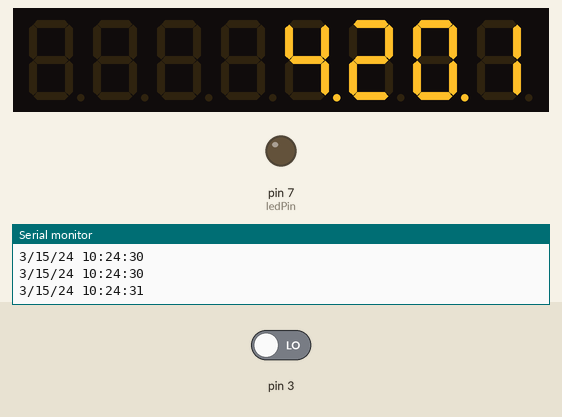
Simulated run of this sketch. Board: Arduino Uno, built with avr-gcc and run on an emulated ATmega328P. Shown: 8-digit seven-segment display, output pins drawn as LEDs (lit = HIGH), the last lines printed to the serial monitor. Wiring (inferred from the names in the program): DS1307 clock at I2C address 0x68. The test bench sets the inputs (shaded band); at power-on: pin 3 LOW. The local clock reads 2024-03-15 10:24:30 at power-on unless the sketch sets it. At 1.3 s the program stops and its outputs stay as they are.

Above: at 1.2 s.
1.3 s: pin 3 driven HIGH
At 2.5 s:
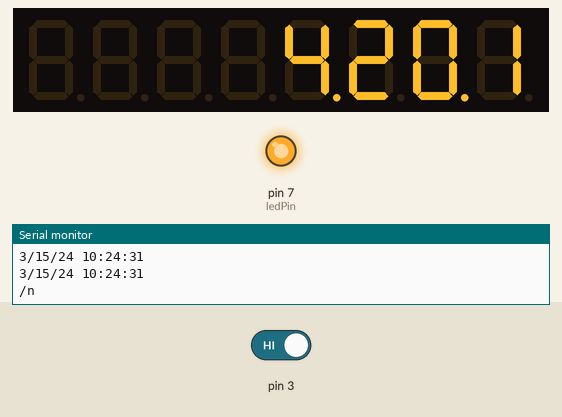
Timing chart, 0 to 2.8 s (numbered marks = the images above; inputs shaded):
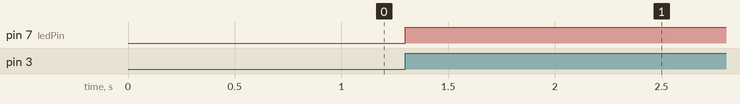

Measured:
- after the input at 1.3 s, pin 7 (ledPin): LOW → HIGH at once

The sketch:

SettingClock.ino
```cpp
/* Downloaded from http://projectsfromtech.blogspot.com/
*Connect SCL, SDA, Vcc, and GND
*Set date in function below.
*Upload and enjoy!
*/


//Arduino 1.0+ Only
#include "LedControl.h"
#include "Wire.h"

#define DS1307_ADDRESS 0x68
LedControl lc=LedControl(12,11,10,4);
byte zero = 0x00; //workaround for issue #527


int setTimePin = 1;
//applyTimePin
int potPin = 0;
int ledPin = 7;


//Making these global for interactivity
int second;
int minute = 0;
int hour = 0;
byte setMinute;
byte setHour;

void setup()
{
  Wire.begin();

  lc.shutdown(0,false);
  /* Set the brightness to a medium values*/
  lc.setIntensity(0,0);
  /* and clear the display */
  lc.clearDisplay(0);
  pinMode(ledPin, OUTPUT);
  attachInterrupt(setTimePin, changeTimeVar, RISING);

  Serial.begin(9600);
}

void loop()
{
  printDate();
  displayDate(hour, minute, second);
  delay(200);
}

void changeTimeVar()
{
  Serial.print("/n You Are in interrupt");
  digitalWrite(ledPin, HIGH);
  setDateTime(1,1);
}
void displayDate(int hr, int mint, int sec)
{
  lc.setDigit(0,0,hr/10, false);
  lc.setDigit(0,1,hr%10,true);

  lc.setDigit(0,2,mint/10,false);
  lc.setDigit(0,3,mint%10,true);
}


void setDateTime(int hr, int mint){

  byte second =      0; //0-59
  byte minute =     mint ; //0-59
  byte hour =        hr; //0-23
  byte weekDay =     3;//1-7
  byte monthDay =    21; //1-31
  byte month =       5; //1-12
  byte year  =       14; //0-99

  Wire.beginTransmission(DS1307_ADDRESS);
  Wire.write(zero); //stop Oscillator

  Wire.write(decToBcd(second));
  Wire.write(decToBcd(minute));
  Wire.write(decToBcd(hour));
  Wire.write(decToBcd(weekDay));
  Wire.write(decToBcd(monthDay));
  Wire.write(decToBcd(month));
  Wire.write(decToBcd(year));

  Wire.write(zero); //start

  Wire.endTransmission();

}

byte decToBcd(byte val){
// Convert normal decimal numbers to binary coded decimal
  return ( (val/10*16) + (val%10) );
}

byte bcdToDec(byte val)  {
// Convert binary coded decimal to normal decimal numbers
  return ( (val/16*10) + (val%16) );
}

void printDate(){

  // Reset the register pointer
  Wire.beginTransmission(DS1307_ADDRESS);
  Wire.write(zero);
  Wire.endTransmission();

  Wire.requestFrom(DS1307_ADDRESS, 7);

  second = bcdToDec(Wire.read());
  minute = bcdToDec(Wire.read());
  hour = bcdToDec(Wire.read() & 0b111111); //24 hour time
  int weekDay = bcdToDec(Wire.read()); //0-6 -> sunday - Saturday
  int monthDay = bcdToDec(Wire.read());
  int month = bcdToDec(Wire.read());
  int year = bcdToDec(Wire.read());

  //print the date EG   3/1/11 23:59:59
  Serial.print(month);
  Serial.print("/");
  Serial.print(monthDay);
  Serial.print("/");
  Serial.print(year);
  Serial.print(" ");
  Serial.print(hour);
  Serial.print(":");
  Serial.print(minute);
  Serial.print(":");
  Serial.println(second);

}
```
